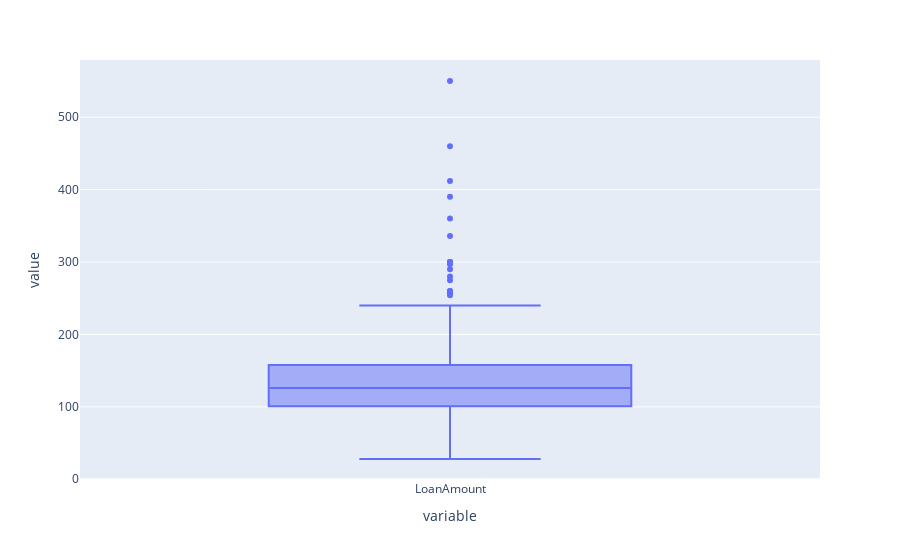

Notebook source saved alongside this figure:
### Code cell
px.box(df.LoanAmount)

### Figure 1 — Plotly figure (JSON) as saved in the notebook; plotly's stock layout.template omitted (floating-point values rounded to 4 significant figures; data arrays with more than 128 entries replaced by an {"elided": "..."} marker saying what was removed)
{"data": [{"alignmentgroup": "True", "hovertemplate": "variable=%{x}<br>value=%{y}<extra></extra>", "legendgroup": "", "marker": {"color": "#636efa"}, "name": "", "notched": false, "offsetgroup": "", "orientation": "v", "showlegend": false, "type": "box", "x": {"elided": "367 str values"}, "x0": " ", "xaxis": "x", "y": {"elided": "367 int values"}, "y0": " ", "yaxis": "y"}], "layout": {"autosize": true, "boxmode": "group", "legend": {"tracegroupgap": 0}, "margin": {"t": 60}, "xaxis": {"anchor": "y", "autorange": true, "domain": [0, 1], "range": [-0.5, 0.5], "title": {"text": "variable"}, "type": "category"}, "yaxis": {"anchor": "x", "autorange": true, "domain": [0, 1], "range": [-1, 579], "title": {"text": "value"}, "type": "linear"}}}
